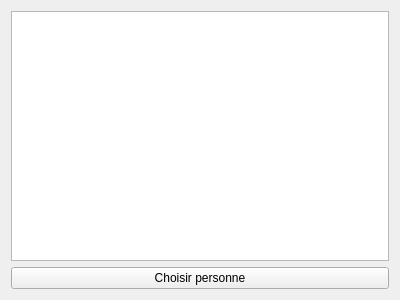
<?xml version="1.0" encoding="UTF-8"?>
<ui version="4.0">
 <class>AfficherPersonnes</class>
 <widget class="QWidget" name="AfficherPersonnes">
  <property name="geometry">
   <rect>
    <x>0</x>
    <y>0</y>
    <width>400</width>
    <height>300</height>
   </rect>
  </property>
  <property name="windowTitle">
   <string>Form</string>
  </property>
  <layout class="QVBoxLayout" name="verticalLayout">
   <item>
    <widget class="QListView" name="listViewPersonne"/>
   </item>
   <item>
    <widget class="QPushButton" name="pushButtonChoisirPersonne">
     <property name="text">
      <string>Choisir personne</string>
     </property>
    </widget>
   </item>
  </layout>
 </widget>
 <resources/>
 <connections/>
</ui>
